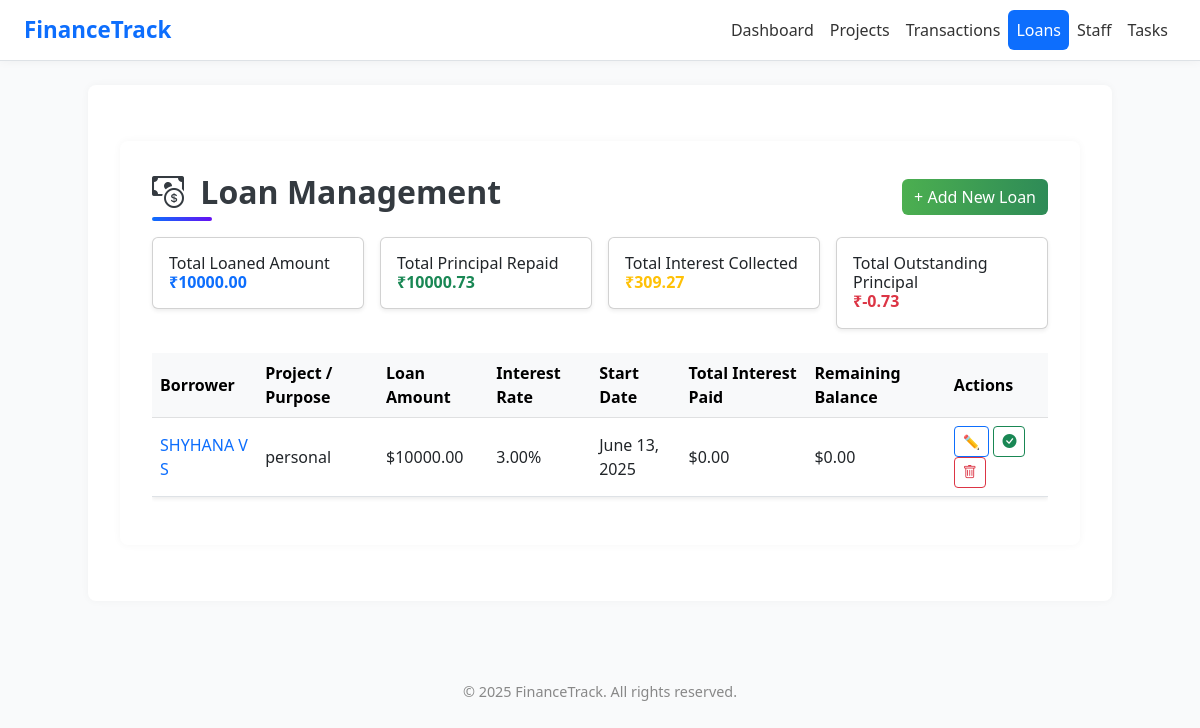
The page /loans/ on the database as committed earlier.
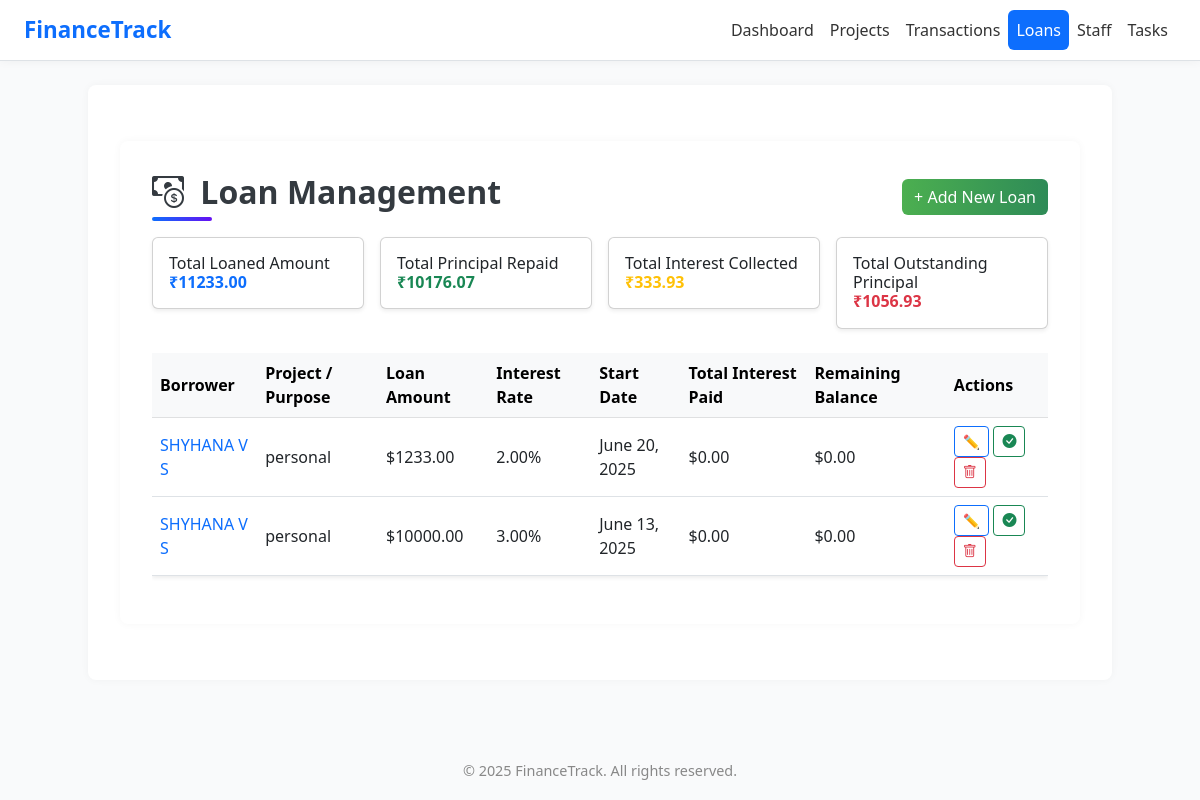
The same page on the database as committed later.
### app1/models.py (models this page shows, shortened)
class Loan(models.Model):
    project = models.ForeignKey(Project, on_delete=models.CASCADE)
    loan_id = models.CharField(max_length=50)
    amount = models.DecimalField(max_digits=10, decimal_places=2)
    interest_rate = models.DecimalField(max_digits=5, decimal_places=2, help_text='annual Interest in %')
    loan_purpose = models.CharField(max_length=100)
    start_date = models.DateField()
    created_at = models.DateTimeField(auto_now_add=True)
    updated_at = models.DateTimeField(auto_now=True)
    class Meta:
        verbose_name = 'Loan'
        verbose_name_plural = 'Loans'
        ordering = ['-start_date']

class Project(models.Model):
    code = models.CharField(max_length=20)
    name = models.CharField(max_length=100)
    location = models.CharField(max_length=100)
    total_budget = models.DecimalField(max_digits=12, decimal_places=2)
    start_date = models.DateField()
    end_date = models.DateField()
    notes = models.TextField(blank=True, null=True)
    def __str__(self):
        return self.name

### app1/views.py (the view)
# urls.py: path('loans/', views.loan_list, name='loan_list'),
def loan_list(request):
    loans = Loan.objects.select_related('project').all()
    form = LoanForm()
    total_loaned_amount = loans.aggregate(total=Sum('amount'))['total'] or Decimal('0.00')
    total_principal_repaid = Repayment.objects.aggregate(total=Sum('principal_paid'))['total'] or Decimal('0.00')
    total_interest_collected = Repayment.objects.aggregate(total=Sum('interest_paid'))['total'] or Decimal('0.00')
    total_outstanding = total_loaned_amount - total_principal_repaid
    for loan in loans:
        loan.get_form = LoanForm(instance=loan)
    context = {
        'loans': loans,
        'form': form,
        'total_loaned_amount': total_loaned_amount,
        'total_principal_repaid': total_principal_repaid,
        'total_interest_collected': total_interest_collected,
        'total_outstanding': total_outstanding,
    }
    return render(request, 'loan.html', context)

### templates/loan.html (shortened to what this page needs)
{% extends 'base.html' %}
{% load static %}
{% block content %}
<div class="container my-4">
    <div class="d-flex justify-content-between align-items-center mb-3">
       <h2 class="page-title mb-3 mb-md-0">
  <i class="bi bi-cash-coin me-2"></i> Loan Management
</h2>
        <button class="btn btn-primary" data-bs-toggle="modal" data-bs-target="#addLoanModal">
            + Add New Loan
        </button>
    </div>
<div class="row g-3 mb-4">
  <div class="col-md-3">
    <div class="card shadow-sm p-3">
      <h6>Total Loaned Amount</h6>
      <h4 class="text-primary fw-bold">₹{{ total_loaned_amount|floatformat:2 }}</h4>
    </div>
  </div>
  <div class="col-md-3">
    <div class="card shadow-sm p-3">
      <h6>Total Principal Repaid</h6>
      <h4 class="text-success fw-bold">₹{{ total_principal_repaid|floatformat:2 }}</h4>
    </div>
  </div>
  <div class="col-md-3">
    <div class="card shadow-sm p-3">
      <h6>Total Interest Collected</h6>
      <h4 class="text-warning fw-bold">₹{{ total_interest_collected|floatformat:2 }}</h4>
    </div>
  </div>
  <div class="col-md-3">
    <div class="card shadow-sm p-3">
      <h6>Total Outstanding Principal</h6>
      <h4 class="text-danger fw-bold">₹{{ total_outstanding|floatformat:2 }}</h4>
    </div>
  </div>
</div>
    <div class="table-responsive">
        <table class="table table-hover shadow-sm">
            <thead class="table-light">
                <tr>
                    <th>Borrower</th>
                    <th>Project / Purpose</th>
                    <th>Loan Amount</th>
                    <th>Interest Rate</th>
                    <th>Start Date</th>
                    <th>Total Interest Paid</th>
                    <th>Remaining Balance</th>
                    <th>Actions</th>
                </tr>
            </thead>
            <tbody>
                {% for loan in loans %}
                <tr>
                    <td><a href="#" class="text-primary" data-bs-toggle="modal" data-bs-target="#viewLoanModal{{ loan.id }}">{{ loan.project }}</a></td>
                    <td>{{ loan.loan_purpose }}</td>
                    <td>${{ loan.amount }}</td>
                    <td>{{ loan.interest_rate }}%</td>
                    <td>{{ loan.start_date }}</td>
                    <td>${{ loan.total_interest_paid|default:"0.00" }}</td>
                    <td>${{ loan.remaining_balance|default:"0.00" }}</td>
                    <td>
                        <button class="btn btn-sm btn-outline-primary" data-bs-toggle="modal" data-bs-target="#editLoanModal{{ loan.id }}">
                           ✏️
                        </button>
                        <a href="{% url 'loan_detail' loan.id %}" class="btn btn-sm btn-outline-success">
    <i class="bi bi-check-circle-fill"></i>
</a>
                        <button class="btn btn-sm btn-outline-danger" onclick="deleteLoan({{ loan.id }})">
                            <i class="bi bi-trash"></i>
                        </button>
                    </td>
                </tr>
                {% endfor %}
            </tbody>
        </table>
    </div>
</div>
{% endblock %}

Rows that differ between the two databases and show on the page:
added Loan: project "SHYHANA V S", loan_purpose "personal", amount "1233.00", interest_rate "2.00", start_date "June 20, 2025", total_interest_paid "0.00", remaining_balance "0.00"
Other text that changed with them:
{{ total_loaned_amount|floatformat:2 }}: "10000.00" → "11233.00"
{{ total_principal_repaid|floatformat:2 }}: "10000.73" → "10176.07"
{{ total_interest_collected|floatformat:2 }}: "309.27" → "333.93"
{{ total_outstanding|floatformat:2 }}: "-0.73" → "1056.93"
